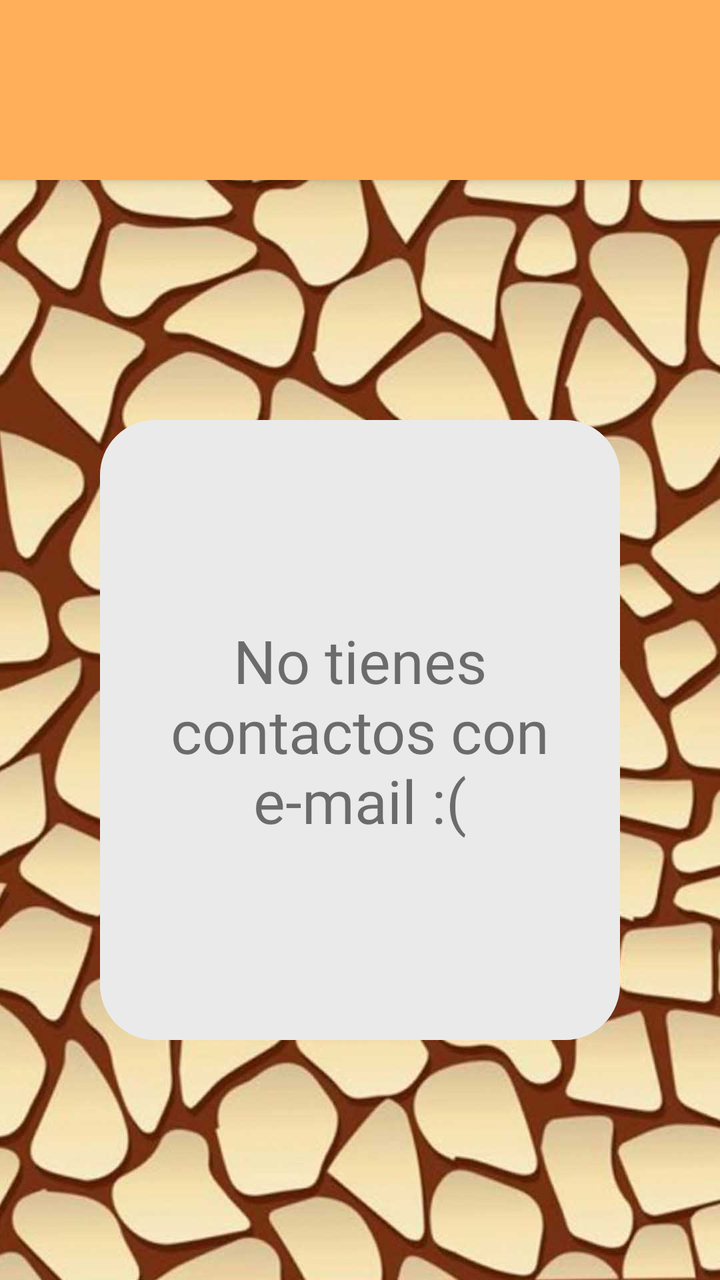
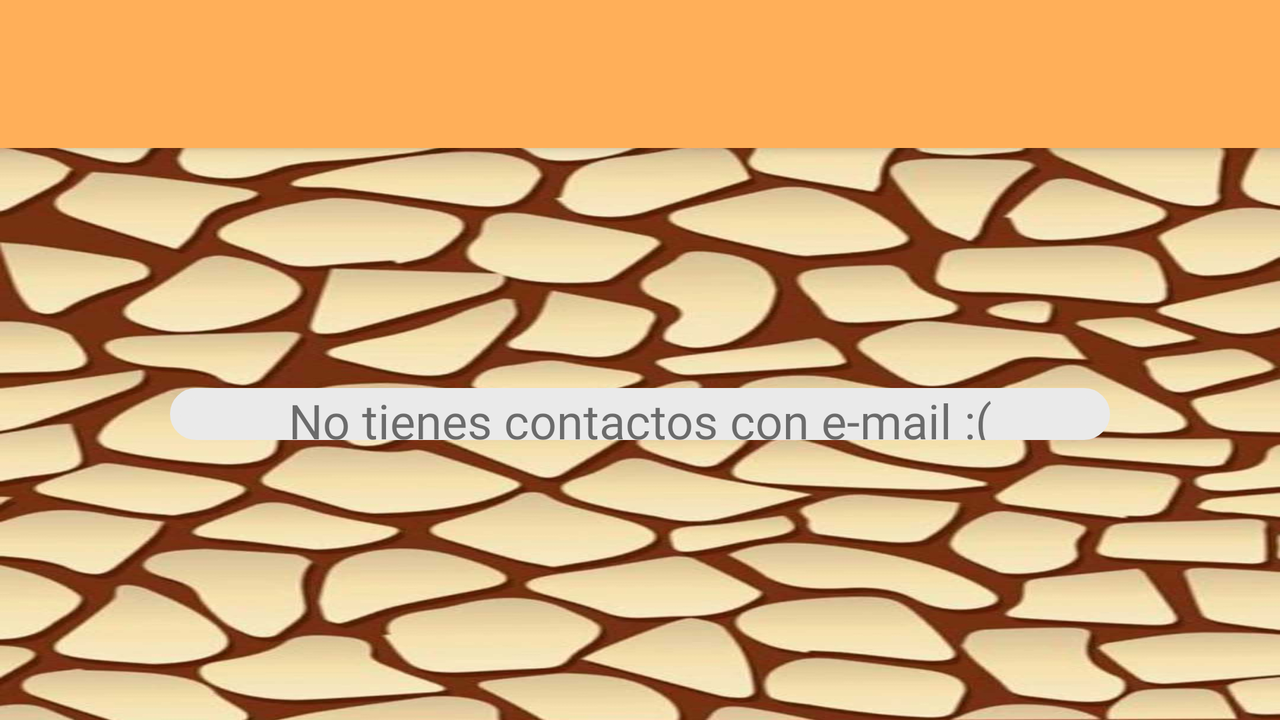

Two renders of one Android screen. The first uses the default layout on a phone; the second uses the alternative layout the repository ships for a different screen configuration, on a matching device. The two XML files are below.
<!-- AndroidManifest.xml: application theme Theme.QuiZoo -->
<!-- res/layout/fragment_contacts.xml -->
<?xml version="1.0" encoding="utf-8"?>
<androidx.constraintlayout.widget.ConstraintLayout xmlns:android="http://schemas.android.com/apk/res/android"
    xmlns:app="http://schemas.android.com/apk/res-auto"
    xmlns:tools="http://schemas.android.com/tools"
    android:layout_width="match_parent"
    android:layout_height="match_parent"
    android:background="@drawable/backgcontactscreen"
    tools:context=".view.fragment.ContactsFragment">

    <androidx.recyclerview.widget.RecyclerView
        android:id="@+id/recyclerView"
        android:layout_width="0dp"
        android:layout_height="0dp"
        app:layout_constraintBottom_toBottomOf="parent"
        app:layout_constraintEnd_toEndOf="parent"
        app:layout_constraintStart_toStartOf="parent"
        app:layout_constraintTop_toTopOf="@+id/guideline27" />

    <androidx.appcompat.widget.Toolbar
        android:id="@+id/toolbar"
        android:layout_width="0dp"
        android:layout_height="0dp"
        android:background="#FFAF59"
        android:elevation="4sp"
        android:minHeight="?attr/actionBarSize"
        android:theme="?attr/actionBarTheme"
        app:layout_constraintBottom_toTopOf="@+id/guideline27"
        app:layout_constraintEnd_toEndOf="parent"
        app:layout_constraintStart_toStartOf="parent"
        app:layout_constraintTop_toTopOf="parent" />

    <androidx.constraintlayout.widget.Guideline
        android:id="@+id/guideline27"
        android:layout_width="wrap_content"
        android:layout_height="wrap_content"
        android:orientation="horizontal"
        app:layout_constraintGuide_begin="90dp" />

    <ImageButton
        android:id="@+id/btBackFromContacts"
        android:layout_width="0dp"
        android:layout_height="0dp"
        android:layout_marginStart="16dp"
        android:layout_marginTop="16dp"
        android:layout_marginEnd="16dp"
        android:layout_marginBottom="16dp"
        android:backgroundTint="#00FFFFFF"
        android:elevation="4sp"
        android:scaleType="fitCenter"
        android:src="@drawable/x"
        app:layout_constraintBottom_toTopOf="@+id/guideline27"
        app:layout_constraintEnd_toStartOf="@+id/guideline28"
        app:layout_constraintStart_toStartOf="parent"
        app:layout_constraintTop_toTopOf="@+id/toolbar"
        android:contentDescription="@string/todo" />

    <androidx.constraintlayout.widget.Guideline
        android:id="@+id/guideline28"
        android:layout_width="wrap_content"
        android:layout_height="wrap_content"
        android:orientation="vertical"
        app:layout_constraintGuide_begin="110dp" />

    <androidx.constraintlayout.widget.ConstraintLayout
        android:id="@+id/mensajeNoContactos"
        android:layout_width="0dp"
        android:layout_height="0dp"
        android:layout_marginStart="50dp"
        android:layout_marginTop="120dp"
        android:layout_marginEnd="50dp"
        android:layout_marginBottom="120dp"
        android:background="@drawable/roundedcorners"
        android:backgroundTint="#EAEAEA"
        app:layout_constraintBottom_toBottomOf="parent"
        app:layout_constraintEnd_toEndOf="parent"
        app:layout_constraintStart_toStartOf="parent"
        app:layout_constraintTop_toTopOf="@+id/recyclerView">

        <TextView
            android:id="@+id/tvMensajeNoContactos"
            android:layout_width="0dp"
            android:layout_height="wrap_content"
            android:layout_marginStart="8dp"
            android:layout_marginEnd="8dp"
            android:fontFamily="@font/abeezee"
            android:gravity="center"
            android:text="No tienes contactos con e-mail :("
            android:textSize="30sp"
            app:layout_constraintBottom_toBottomOf="parent"
            app:layout_constraintEnd_toEndOf="parent"
            app:layout_constraintStart_toStartOf="parent"
            app:layout_constraintTop_toTopOf="parent" />
    </androidx.constraintlayout.widget.ConstraintLayout>
</androidx.constraintlayout.widget.ConstraintLayout>
<!-- resources referenced by this layout -->
<resources>
  <!-- drawable backgcontactscreen: jpg bitmap (drawable, 137750 bytes) -->
  <!-- drawable roundedcorners (drawable) -->
  <?xml version="1.0" encoding="utf-8"?>
  <shape xmlns:android="http://schemas.android.com/apk/res/android" android:shape="rectangle" android:padding="10dp">
      <solid android:color="#EF9B41"/> 
      <corners
          android:bottomRightRadius="25dp"
          android:bottomLeftRadius="25dp"
          android:topLeftRadius="25dp"
          android:topRightRadius="25dp"/>
      <stroke android:width="5dp" android:color="#2C2C2C"></stroke>
  
  </shape>
  <string name="todo">TODO</string>
  <style name="Theme.QuiZoo" parent="Theme.MaterialComponents.DayNight.NoActionBar">
          
          <item name="colorPrimary">#EA8F41</item>
  
          <item name="colorPrimaryVariant">#B9FFA0</item>
          <item name="colorOnPrimary">@color/white</item>
          
          <item name="colorSecondary">@color/teal_200</item>
          <item name="colorSecondaryVariant">@color/teal_700</item>
          <item name="colorOnSecondary">@color/black</item>
          
          <item name="android:statusBarColor" tools:targetApi="l">?attr/colorPrimaryVariant</item>
          
          <item name="android:windowFullscreen">true</item>
      </style>
</resources>
<!-- res/layout-land/fragment_contacts.xml (the repository's variant of the layout above) -->
<!-- drawn on the phone turned sideways -->
<?xml version="1.0" encoding="utf-8"?>
<androidx.constraintlayout.widget.ConstraintLayout xmlns:android="http://schemas.android.com/apk/res/android"
    xmlns:app="http://schemas.android.com/apk/res-auto"
    xmlns:tools="http://schemas.android.com/tools"
    android:layout_width="match_parent"
    android:layout_height="match_parent"
    android:background="@drawable/backgcontactscreen"
    tools:context=".view.fragment.ContactsFragment">

    <androidx.recyclerview.widget.RecyclerView
        android:id="@+id/recyclerView"
        android:layout_width="0dp"
        android:layout_height="0dp"
        app:layout_constraintBottom_toBottomOf="parent"
        app:layout_constraintEnd_toEndOf="parent"
        app:layout_constraintStart_toStartOf="parent"
        app:layout_constraintTop_toTopOf="@+id/guideline27" />

    <androidx.appcompat.widget.Toolbar
        android:id="@+id/toolbar"
        android:layout_width="0dp"
        android:layout_height="0dp"
        android:background="#FFAF59"
        android:elevation="4sp"
        android:minHeight="?attr/actionBarSize"
        android:theme="?attr/actionBarTheme"
        app:layout_constraintBottom_toTopOf="@+id/guideline27"
        app:layout_constraintEnd_toEndOf="parent"
        app:layout_constraintStart_toStartOf="parent"
        app:layout_constraintTop_toTopOf="parent" />

    <androidx.constraintlayout.widget.Guideline
        android:id="@+id/guideline27"
        android:layout_width="wrap_content"
        android:layout_height="wrap_content"
        android:orientation="horizontal"
        app:layout_constraintGuide_begin="74dp" />

    <ImageButton
        android:id="@+id/btBackFromContacts"
        android:layout_width="0dp"
        android:layout_height="0dp"
        android:layout_marginStart="16dp"
        android:layout_marginTop="16dp"
        android:layout_marginEnd="16dp"
        android:layout_marginBottom="16dp"
        android:backgroundTint="#00FFFFFF"
        android:elevation="4sp"
        android:scaleType="fitCenter"
        android:src="@drawable/x"
        app:layout_constraintBottom_toTopOf="@+id/guideline27"
        app:layout_constraintEnd_toStartOf="@+id/guideline28"
        app:layout_constraintStart_toStartOf="parent"
        app:layout_constraintTop_toTopOf="@+id/toolbar"
        android:contentDescription="@string/todo" />

    <androidx.constraintlayout.widget.Guideline
        android:id="@+id/guideline28"
        android:layout_width="wrap_content"
        android:layout_height="wrap_content"
        android:orientation="vertical"
        app:layout_constraintGuide_begin="110dp" />

    <androidx.constraintlayout.widget.ConstraintLayout
        android:id="@+id/mensajeNoContactos"
        android:layout_width="0dp"
        android:layout_height="0dp"
        android:layout_marginStart="85dp"
        android:layout_marginTop="120dp"
        android:layout_marginEnd="85dp"
        android:layout_marginBottom="140dp"
        android:background="@drawable/roundedcorners"
        android:backgroundTint="#EAEAEA"
        app:layout_constraintBottom_toBottomOf="parent"
        app:layout_constraintEnd_toEndOf="parent"
        app:layout_constraintStart_toStartOf="parent"
        app:layout_constraintTop_toTopOf="@+id/recyclerView">

        <TextView
            android:id="@+id/tvMensajeNoContactos"
            android:layout_width="0dp"
            android:layout_height="wrap_content"
            android:layout_marginStart="8dp"
            android:layout_marginEnd="8dp"
            android:fontFamily="@font/abeezee"
            android:gravity="center"
            android:text="No tienes contactos con e-mail :("
            android:textSize="24sp"
            app:layout_constraintBottom_toBottomOf="parent"
            app:layout_constraintEnd_toEndOf="parent"
            app:layout_constraintHorizontal_bias="0.0"
            app:layout_constraintStart_toStartOf="parent"
            app:layout_constraintTop_toTopOf="parent" />
    </androidx.constraintlayout.widget.ConstraintLayout>


    <androidx.constraintlayout.widget.ConstraintLayout
        android:id="@+id/constraintWarning"
        android:layout_width="0dp"
        android:layout_height="0dp"
        android:background="#B23C3C3C"
        android:clickable="true"
        android:visibility="gone"
        app:layout_constraintBottom_toBottomOf="parent"
        app:layout_constraintEnd_toEndOf="parent"
        app:layout_constraintStart_toStartOf="parent"
        app:layout_constraintTop_toTopOf="@+id/guideline27">

        <TextView
            android:id="@+id/tvWarning"
            android:layout_width="0dp"
            android:layout_height="wrap_content"
            android:layout_marginStart="32dp"
            android:layout_marginEnd="32dp"
            android:fontFamily="@font/abeezee"
            android:gravity="center"
            android:text=""
            android:textColor="#FFFFFF"
            android:textSize="30sp"
            app:layout_constraintBottom_toBottomOf="parent"
            app:layout_constraintEnd_toEndOf="parent"
            app:layout_constraintStart_toStartOf="parent"
            app:layout_constraintTop_toTopOf="parent" />


    </androidx.constraintlayout.widget.ConstraintLayout>
</androidx.constraintlayout.widget.ConstraintLayout>
